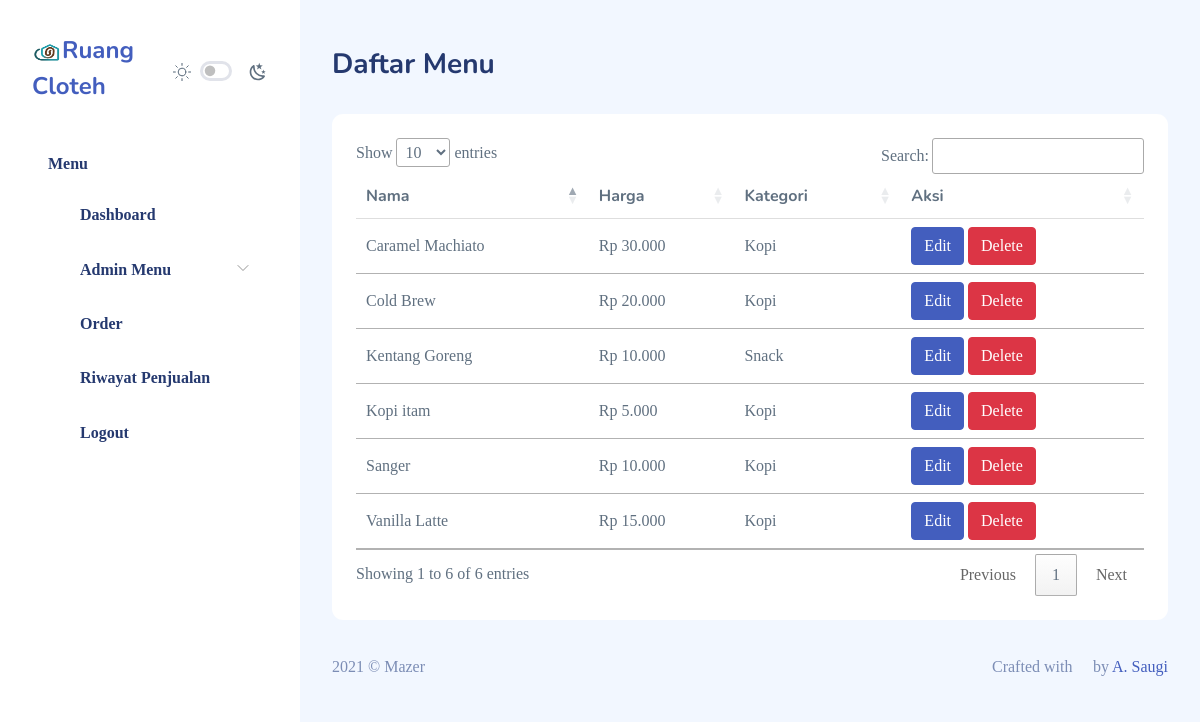
Screenshot of /adminLogic/listMenu.php (signed in) with the database file from the repository.
### tables this page shows
CREATE TABLE `menu` (
  `id` int(11) NOT NULL,
  `nama_menu` varchar(100) NOT NULL,
  `harga` int(10) NOT NULL,
  `kategori` enum('kopi','non kopi','snack') NOT NULL,
  `image` varchar(250) DEFAULT NULL
);

### base/base.php (called while the page is built, shortened)
<?php
function rupiah($angka)
{
    $hasil_rupiah = number_format($angka, 0, '', '.');
    return $hasil_rupiah;
}

### adminLogic/listMenu.php (the view, shortened to what this page needs)
<?php
require "../base/koneksi.php";
include "../pages/header.php";
?>
<div class="page-heading">
    <h3>Daftar Menu</h3>
</div>
<section class="section">
    <div class="card">
        <div class="card-body">
            <table class="table" id="table1">
                <thead>
                    <tr>
                        <th>Nama</th>
                        <th>Harga</th>
                        <th>Kategori</th>
                        <th>Aksi</th>
                    </tr>
                </thead>
                <tbody>
                    <?php
                    $menu = "SELECT * FROM menu ORDER BY id ASC";
                    $result = $conn->query($menu);
                    while ($row = $result->fetch_array()) { ?>
                        <tr>
                            <td><?= $row['nama_menu'] ?></td>
                            <td><?= "Rp " . rupiah($row['harga']) ?></td>
                            <td><?= ucfirst($row['kategori']); ?></td>
                            <td>
                                <a class="btn btn-primary" href="<?= BASE_URL . "adminLogic/edit.php" ?>?id=<?= $row['id'] ?>">Edit</a>
                                <a class="btn btn-danger" href="?id=<?= $row['id'] ?>" onclick="return confirm('Yakin mau hapus data ini ?')">Delete</a>
                            </td>
                        </tr>
                    <?php } ?>
                </tbody>
            </table>
        </div>
    </div>
</section>
<?php
include "../pages/footer.php";
?>

### rows the page displays
menu: nama_menu "Vanilla Latte", harga "15.000", kategori "Kopi"
menu: nama_menu "Caramel Machiato", harga "30.000", kategori "Kopi"
menu: nama_menu "Sanger", harga "10.000", kategori "Kopi"
menu: nama_menu "Kopi itam", harga "5.000", kategori "Kopi"
menu: nama_menu "Kentang Goreng", harga "10.000", kategori "Snack"
menu: nama_menu "Cold Brew", harga "20.000", kategori "Kopi"
